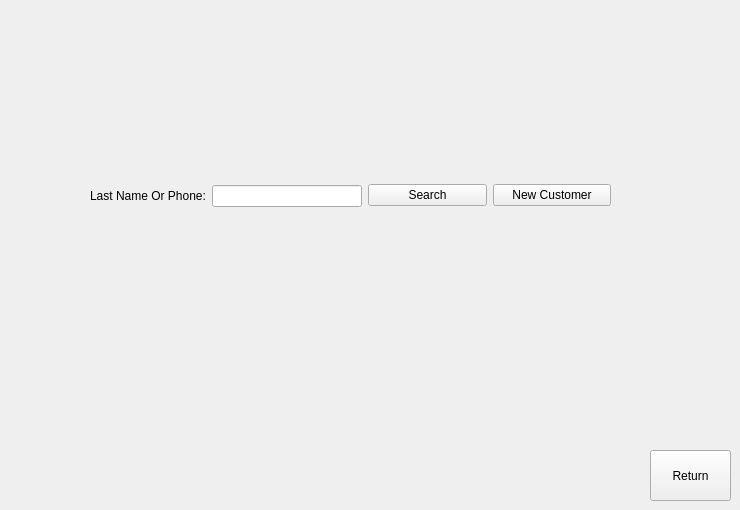
    <widget class="QWidget" name="pgCustomerSearch">
     <widget class="QPushButton" name="btnReturnCS">
      <property name="geometry">
       <rect>
        <x>650</x>
        <y>450</y>
        <width>81</width>
        <height>51</height>
       </rect>
      </property>
      <property name="cursor">
       <cursorShape>PointingHandCursor</cursorShape>
      </property>
      <property name="text">
       <string>Return</string>
      </property>
     </widget>
     <widget class="QWidget" name="horizontalLayoutWidget">
      <property name="geometry">
       <rect>
        <x>90</x>
        <y>170</y>
        <width>521</width>
        <height>51</height>
       </rect>
      </property>
      <layout class="QHBoxLayout" name="horizontalLayoutCustomerCS">
       <item>
        <layout class="QFormLayout" name="formLayout_2">
         <property name="labelAlignment">
          <set>Qt::AlignLeading|Qt::AlignLeft|Qt::AlignVCenter</set>
         </property>
         <property name="formAlignment">
          <set>Qt::AlignLeading|Qt::AlignLeft|Qt::AlignVCenter</set>
         </property>
         <item row="0" column="0">
          <widget class="QLabel" name="lblLNameCS">
           <property name="text">
            <string>Last Name Or Phone:</string>
           </property>
          </widget>
         </item>
         <item row="0" column="1">
          <widget class="QLineEdit" name="lineSearchCustomerCS">
           <property name="sizePolicy">
            <sizepolicy hsizetype="Minimum" vsizetype="Fixed">
             <horstretch>0</horstretch>
             <verstretch>0</verstretch>
            </sizepolicy>
           </property>
           <property name="minimumSize">
            <size>
             <width>150</width>
             <height>0</height>
            </size>
           </property>
          </widget>
         </item>
        </layout>
       </item>
       <item>
        <widget class="QPushButton" name="btnSearchCS">
         <property name="cursor">
          <cursorShape>PointingHandCursor</cursorShape>
         </property>
         <property name="text">
          <string>Search</string>
         </property>
        </widget>
       </item>
       <item>
        <widget class="QPushButton" name="btnNewCustomersCS">
         <property name="cursor">
          <cursorShape>PointingHandCursor</cursorShape>
         </property>
         <property name="text">
          <string>New Customer</string>
         </property>
        </widget>
       </item>
      </layout>
     </widget>
    </widget>
